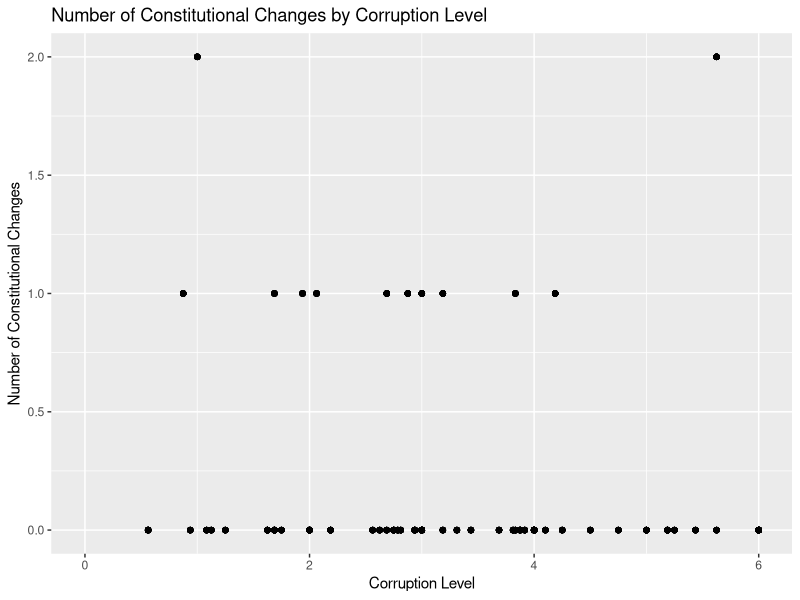
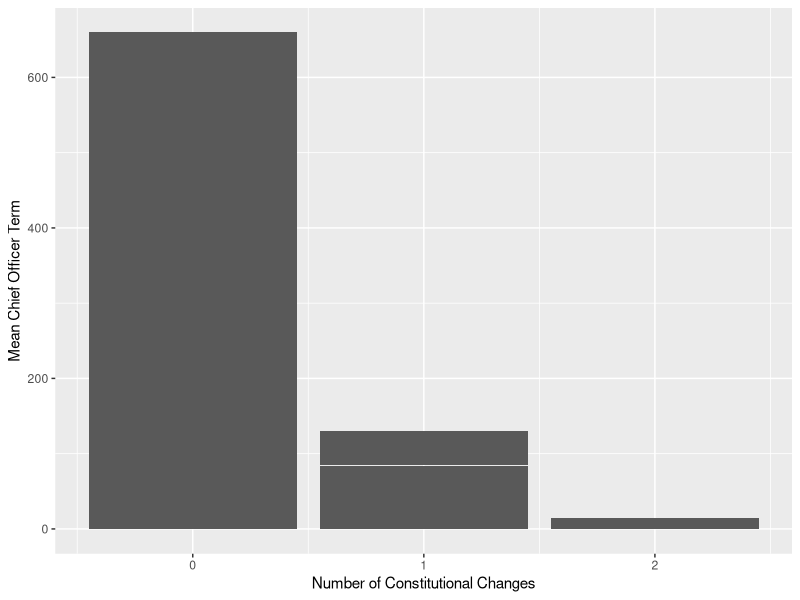
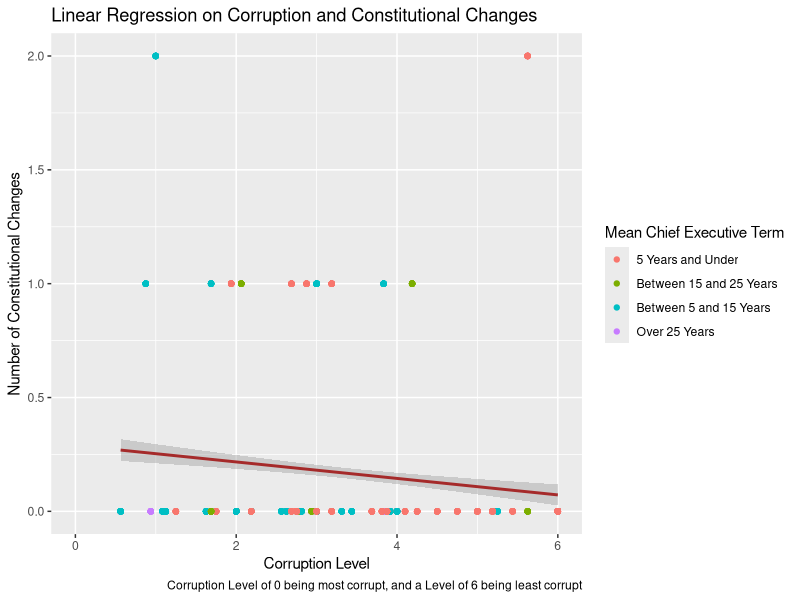

These charts were generated, in order, by the following R code:
## ---- chunk 1
library(tidyverse)
## ---- chunk 2
violence <- read_csv("data(final project gov 50)/Violence/violence.csv")

dpi <- read_csv("data(final project gov 50)/DPI2020/DPI2020.csv")

violence <- 
  violence |>
  mutate(constch_overall = constchg70 + constchg80) 

dpi <- 
  dpi |>
  filter(year >= 1970 & year <= 1989) 
  
 colnames(dpi) [1] <- "country"

  dpi <- 
   dpi |>
  group_by(country) |>
  mutate(avg_yrsoffc = mean(yrsoffc, na.rm = TRUE)) |>
  filter(yrsoffc >= 0)
  
  
dpi <- 
  dpi|>
  mutate(country = toupper(country))

 data <- 
   merge(violence, dpi, by = "country") 
 
 data <- data |>
   select(country,year, constchg70, constchg80, constch_overall, corrupti, yrsoffc, avg_yrsoffc)
 


## ---- chunk 3
data |>
ggplot(mapping = aes(x = corrupti, y = constch_overall)) + geom_point() + labs (title = "Number of Constitutional Changes by Corruption Level", y = "Number of Constitutional Changes", x = "Corruption Level") 

## ---- chunk 4
data |>
  group_by(country) |>
  summarise(avg_yrsoffc = mean(avg_yrsoffc, na.rm = TRUE),
            constch_overall = mean(constch_overall, na.rm = TRUE)) |>
  ggplot(mapping = aes(y = avg_yrsoffc, x = constch_overall)) + geom_col() + labs(y = "Mean Chief Officer Term", x = "Number of Constitutional Changes") 
## ---- chunk 5

data <- 
  data |>
  mutate(avgyrs_range = case_when(
    avg_yrsoffc <= 5 ~ "5 Years and Under",
    avg_yrsoffc > 5 & avg_yrsoffc <= 15 ~ "Between 5 and 15 Years",
    avg_yrsoffc > 15 & avg_yrsoffc <= 25 ~ "Between 15 and 25 Years",
    avg_yrsoffc >= 25 ~ "Over 25 Years"
  ))


fit <- lm(constch_overall ~ corrupti, data = data)

fit

fit_visual <- data |> ggplot(mapping = aes(x = corrupti, y = constch_overall, colour = avgyrs_range)) + geom_point() + geom_smooth(method = lm, colour = "brown") + labs(title = "Linear Regression on Corruption and Constitutional Changes", y = "Number of Constitutional Changes", x = "Corruption Level", colour = "Mean Chief Executive Term" , caption = "Corruption Level of 0 being most corrupt, and a Level of 6 being least corrupt")

fit_visual
